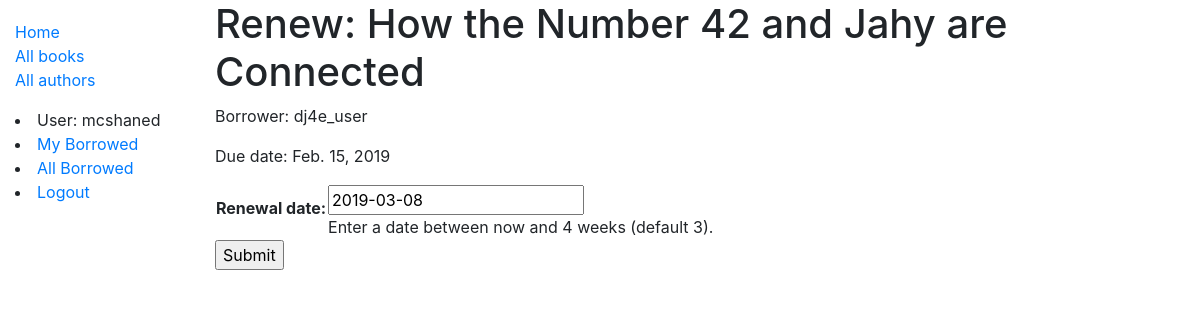
The app's page /catalog/book/49559c94-743b-4ce1-be7d-979f73b064b1/renew/ (signed in) with its own data.
### catalog/models.py (models this page shows, shortened)
class BookInstance(models.Model):
    id = models.UUIDField(primary_key=True, default=uuid.uuid4, help_text='Unique ID for this particular book across whole library')
    book = models.ForeignKey('Book', on_delete=models.SET_NULL, null=True)
    imprint = models.CharField(max_length=200)
    due_back = models.DateField(null=True, blank=True)
    borrower = models.ForeignKey(User, on_delete=models.SET_NULL, null=True, blank=True)
    LOAN_STATUS = (
        ('m', 'Maintenance'),
        ('o', 'On loan'),
        ('a', 'Available'),
        ('r', 'Reserved'),
    )
    status = models.CharField(
        max_length=1,
        choices=LOAN_STATUS,
        blank=True,
        default='m',
        help_text='Book availability',
    )
    @property
    def is_overdue(self):
        if self.due_back and date.today() > self.due_back:
            return True
        return False
    class Meta:
        ordering = ['due_back']
        permissions = (("can_mark_returned", "Set book as returned"),)

class Book(models.Model):
    title = models.CharField(max_length=200)
    author = models.ForeignKey('Author', on_delete=models.SET_NULL, null=True)
    summary = models.TextField(max_length=1000, help_text='Enter a brief description of the book')
    isbn = models.CharField('ISBN', max_length=13, help_text='13 Character <a href="https://www.isbn-international.org/content/what-isbn">ISBN number</a>')
    genre = models.ManyToManyField(Genre, help_text='Select a genre for this book')
    def display_genre(self):
        """Create a string for the Genre. This is required to display genre in Admin."""
        return ', '.join(genre.name for genre in self.genre.all()[:3])
    display_genre.short_description = 'Genre'

### catalog/views.py (the view)
# urls.py: path('book/<uuid:pk>/renew/', views.renew_book_librarian, name='renew-book-librarian'),
@permission_required('catalog.can_mark_returned')
def renew_book_librarian(request, pk):
    book_instance = get_object_or_404(BookInstance, pk=pk)
    if request.method == 'POST':
        form = RenewBookForm(request.POST)
        if form.is_valid():
            book_instance.due_back = form.cleaned_data['renewal_date']
            book_instance.save()
            return HttpResponseRedirect(reverse('all-borrowed') )
    else:
        proposed_renewal_date = datetime.date.today() + datetime.timedelta(weeks=3)
        form = RenewBookForm(initial={'renewal_date': proposed_renewal_date})
    context = {
        'form': form,
        'book_instance': book_instance,
    }
    return render(request, 'catalog/book_renew_librarian.html', context)

### catalog/forms.py (shortened to what this page needs)
class RenewBookForm(forms.Form):
    renewal_date = forms.DateField(help_text="Enter a date between now and 4 weeks (default 3).")

### catalog/templates/catalog/book_renew_librarian.html (shortened to what this page needs)
{% extends "base_generic.html" %}
{% block content %}
  <h1>Renew: {{ book_instance.book.title }}</h1>
  <p>Borrower: {{ book_instance.borrower }}</p>
  <p{% if book_instance.is_overdue %} class="text-danger"{% endif %}>Due date: {{ book_instance.due_back }}</p>
  <form action="" method="post">
    <table>
    {{ form.as_table }}
    </table>
    <input type="submit" value="Submit">
  </form>
{% endblock %}

### catalog/templates/base_generic.html (shortened to what this page needs)
<!DOCTYPE html>
<html lang="en">
<head>
  <link rel="stylesheet" href="https://stackpath.bootstrapcdn.com/bootstrap/4.1.3/css/bootstrap.min.css">
  {% load static %}
  <link rel="stylesheet" href="{% static 'css/styles.css' %}">
</head>
<body>
  <div class="container-fluid">
    <div class="row">
      <div class="col-sm-2">
      {% block sidebar %}
        <ul class="sidebar-nav">
          <li><a href="{% url 'index' %}">Home</a></li>
          <li><a href="{% url 'books' %}">All books</a></li>
          <li><a href="{% url 'authors' %}">All authors</a></li>
        </ul>
       {% if user.is_authenticated %}
       <li>User: {{ user.get_username }}</li>
       <li><a href="{% url 'my-borrowed' %}">My Borrowed</a></li>
       {% if perms.catalog.can_mark_returned %}
       <li><a href="{% url 'all-borrowed' %}">All Borrowed</a></li>
       {% endif %}
       <li><a href="{% url 'logout'%}?next={{request.path}}">Logout</a></li>
       {% else %}
       <li><a href="{% url 'login'%}?next={{request.path}}">Login</a></li>
       {% endif %}
      {% endblock %}
      </div>
      <div class="col-sm-10 ">{% block content %}{% endblock %}</div>
    </div>
  </div>
</body>
</html>

### catalog/static/css/styles.css (style rules this page uses)
.sidebar-nav { margin-top: 20px; padding: 0; list-style: none; }

### records on screen
BookInstance: book "How the Number 42 and Jahy are Connected", borrower "dj4e_user", due_back "Feb. 15, 2019"

### other values on screen
{{ user.get_username }} "mcshaned"
